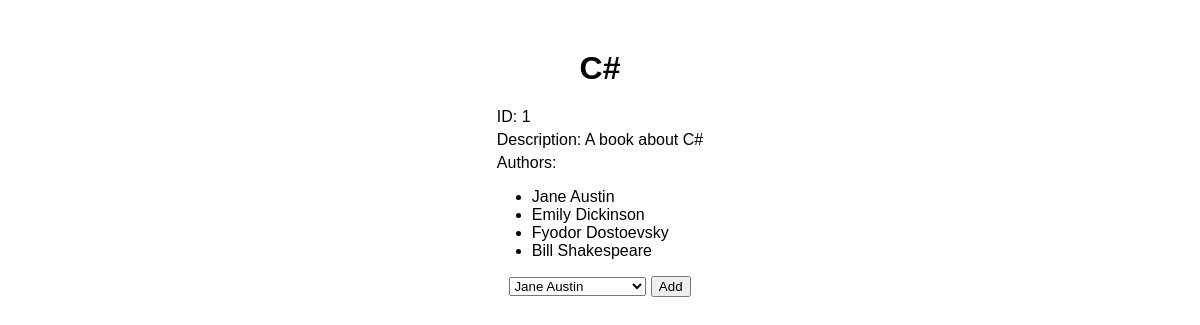
Screenshot of /books/1 with the database file from the repository.
### bookAuthorApp/models.py (models this page shows)
class books(models.Model):
    title = models.CharField(max_length=255)
    desc = models.TextField()
    createdAt = models.DateTimeField(auto_now_add=True)
    updatedAt = models.DateTimeField(auto_now=True)

class authors(models.Model):
    firstName = models.CharField(max_length=45)
    lastName = models.CharField(max_length=45)
    books = models.ManyToManyField(books, related_name="author")
    notes = models.TextField()
    createdAt = models.DateTimeField(auto_now_add=True)
    updatedAt = models.DateTimeField(auto_now=True)

### bookAuthorApp/views.py (the view)
# urls.py: path('books/<int:bookNum>', views.bookView),
def bookView(request, bookNum):
    context = {
        "book" : books.objects.get(id=bookNum),
        "authorsList" : authors.objects.all()
    }
    return render(request, "book.html", context)

### bookAuthorApp/templates/book.html (shortened to what this page needs)
<!DOCTYPE html>
<html lang="en">
<head>
    {% load static %}
    <link rel="stylesheet" href="{% static 'style.css' %}">
</head>
<body>
    <div id="header">
        <div>
            <h1>{{book.title}}</h1>
            <div class="column">
                <p>ID: {{book.id}}</p>
                <p>Description: {{book.desc}}</p>
                <p>Authors:</p>
                <p>
                <ul>
                    {% for author in book.author.all %}
                    <li>{{author.firstName}} {{author.lastName}}</li>
                    {% endfor %}
                </ul>
                </p>
            </div>
            <form action="/addAuthorToBook/{{book.id}}" method="post">
                <select name="author">
                    {% for author in authorsList %}
                    {% if author.id != book.author.id %}
                    <option value="{{author.id}}">{{ author.firstName }} {{ author.lastName }}</option>
                    {% endif %}
                    {% endfor %}
                </select>
                <button type="submit">Add</button>
            </form>
        </div>
    </div>
</body>
</html>

### bookAuthorApp/static/style.css (style rules this page uses)
body { font-family: sans-serif; width: 960px; margin: 0px auto; text-align: center; padding-top: 50px; }
p { margin: 5px; }
h1 { margin-top: 0px; }
#header { display: flex; justify-content: space-evenly; }
.column { text-align: left; }

### rows the page displays
books: title "C#", id "1", desc "A book about C#"
authors: firstName "Jane", lastName "Austin"
authors: firstName "Emily", lastName "Dickinson"
authors: firstName "Fyodor", lastName "Dostoevsky"
authors: firstName "Bill", lastName "Shakespeare"

### other values shown
form field author "Jane Austin"
